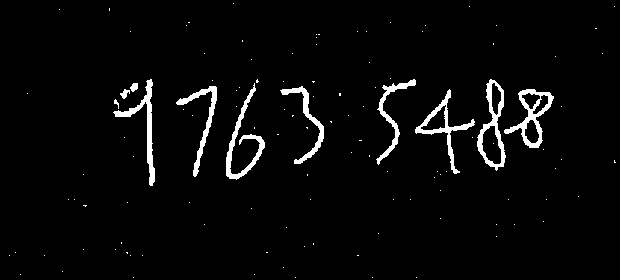
#> input picture assignment3/mor.jpg, 620 x 280 px
$ python assignment3.py
#> lines starting #> are read from the running program, lines starting #| are printed output that depends on the picture
#1.After the lesson you finish the assignment with the Erosion and the Dilation.
#First you have to think how to make binairy images (thresholding)
#2. You write a (python) program (NOT using libraries) for opening and closing
#3. You write a (python) program  for a repeating erosion, with the condition that the last pixel has remain.
#Submit all the program code and the input eaxample and output result in 1 .pdf file

import cv2 as cv
import numpy as np


#read the image
img = cv.imread('gray.jpeg')
#Using function to convert image to black and white image
(thresh, im_bw) = cv.threshold(img, 127, 255, cv.THRESH_BINARY)
cv.imwrite('BinaryImage.jpg', im_bw)
#cv.imshow('Binary image', im_bw)
#cv.waitKey()
#cv.destroyAllWindows()

#Read the image for erosion
img1= cv.imread('mor.jpg',0)
#> img1 is the input picture: shape (280, 620); min 0, max 255, mean 8.8

def erosion(image):
    #Acquire size of the image
    m,n = image.shape
#> m = 280; n = 620
    # Define the structuring element
    SE= np.ones((5,5), dtype=np.uint8)
    constant= (5-1)//2

    #Define new image
    imgErode= np.zeros((m,n), dtype=np.uint8)
    #Erosion for morphology
    for i in range(constant, m-constant):
      for j in range(constant,n-constant):
        temp= image[i-constant:i+constant+1, j-constant:j+constant+1]
        product= temp*SE
        imgErode[i,j]= np.min(product)
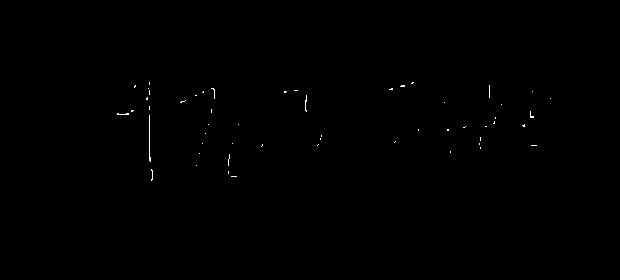
#> imgErode: shape (280, 620); min 0, max 254, mean 0.4
    return imgErode

def dilation(image):
    #Acquire size of the image
    m,n = image.shape
#> m = 280; n = 620
    #Define new image to store the pixels of dilated image
    imgDilate= np.zeros((m,n), dtype=np.uint8)
    #Define the structuring element
    SED= np.array([[0,1,0], [1,1,1],[0,1,0]])
    constant1=1
    #Dilation operation without using inbuilt CV2 function
    for i in range(constant1, m-constant1):
      for j in range(constant1,n-constant1):
        temp= image[i-constant1:i+constant1+1, j-constant1:j+constant1+1]
        product= temp*SED
        imgDilate[i,j]= np.max(product)
    return imgDilate

def opening(image):
    o1 = erosion(image)
    o2 = dilation(o1)
    return o2

def closing(image):
    c1 = dilation(image)
#> after the loop in dilation (call 2), `for i in range(constant1, m-constant1):`:
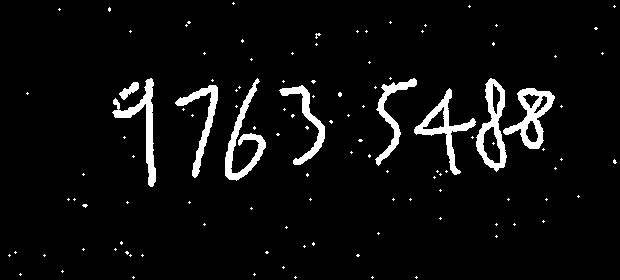
#> imgDilate: shape (280, 620); min 0, max 255, mean 13.3
    c2 = erosion(c1)
    return c2

final_o = opening(img1)
final_c = closing(img1)
cv.imshow('origin', img1)
cv.imshow('opening', final_o)
cv.imshow('closing', final_c)
cv.waitKey()
cv.destroyAllWindows()

$ run again, with assignment3/Dilated.jpg copied over assignment3/mor.jpg
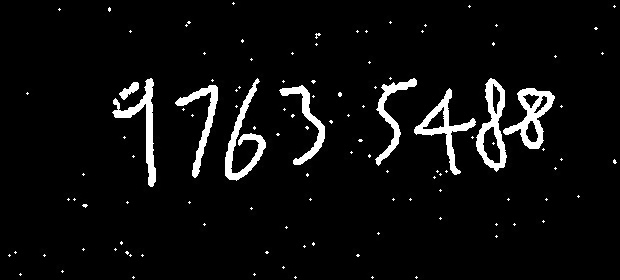
#> input picture assignment3/Dilated.jpg, 620 x 280 px
#> img1 is the input picture: shape (280, 620); min 0, max 255, mean 13.3
#> after the loop in erosion, `for i in range(constant, m-constant):`:
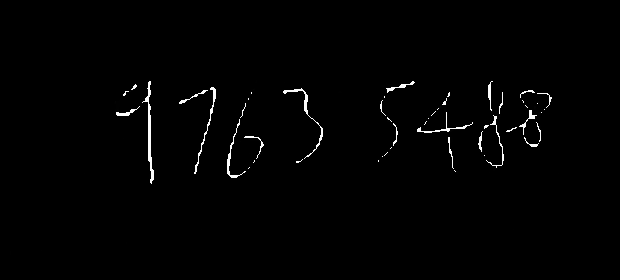
#> imgErode: shape (280, 620); min 0, max 255, mean 2.7
#> after the loop in dilation (call 2), `for i in range(constant1, m-constant1):`:
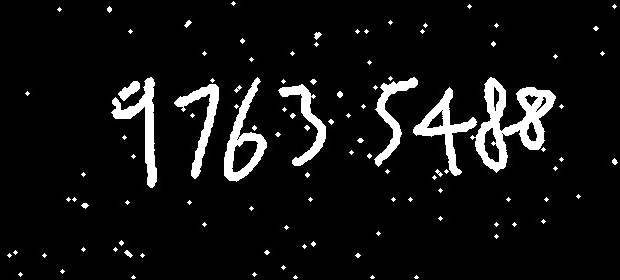
#> imgDilate: shape (280, 620); min 0, max 255, mean 18.5
